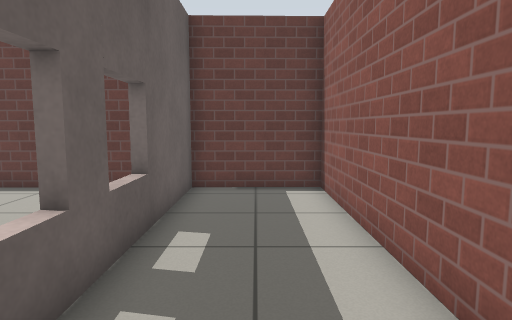
[1] (above)

20 first-person views from a walk through a world built for the Gazebo simulator. The camera is 0.94 m above the floor, tilts 6° down and sees 75° across. The floor is counted in squares, 0.5 m on a side. Each view is taken from the middle of a square. On the plan, view 1 faces up. The plan holds only what a view shows up to about 17 squares ahead; the rest is blank. The robots in the file are not drawn. Simple patterns stand in for the simulator's built-in surfaces.

[2]
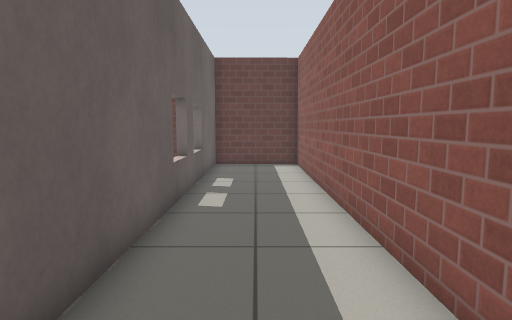

[3]
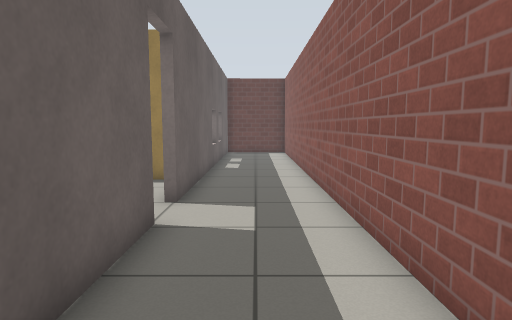

[4]
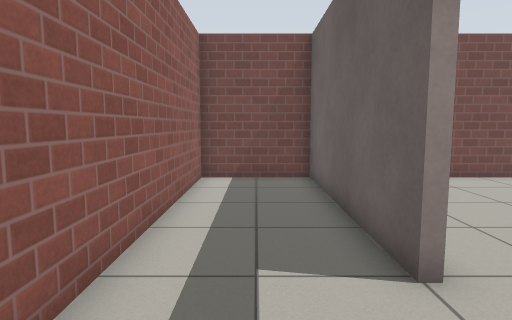

[5]
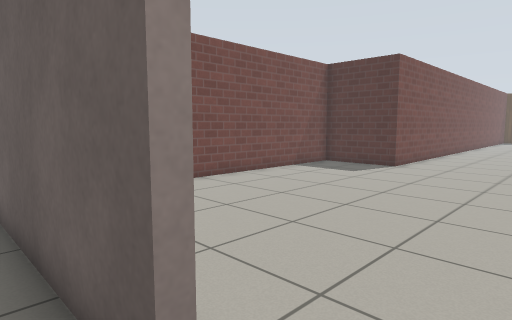

[6]
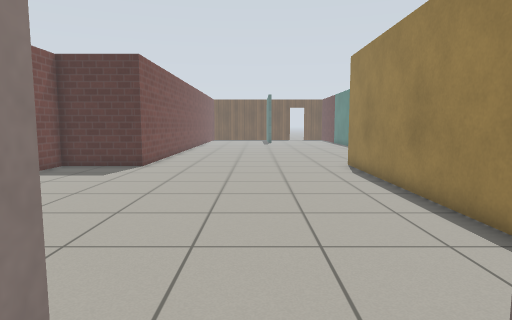

[7]
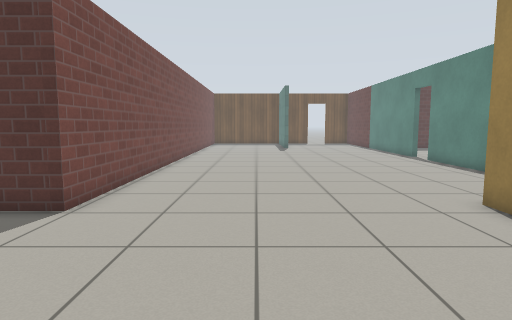

[8]
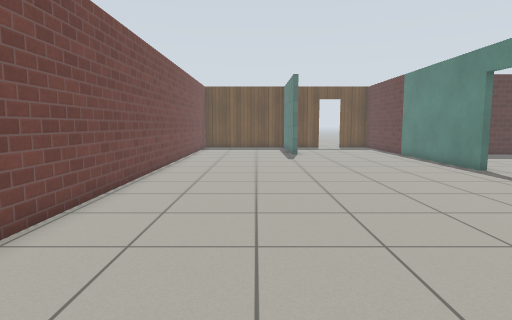

[9]
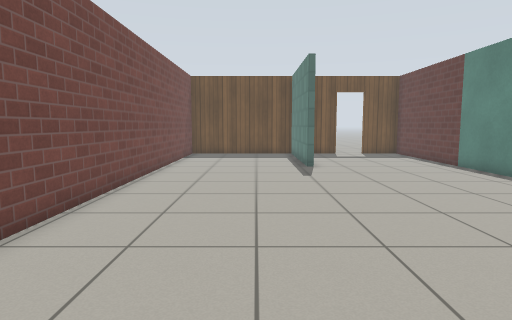

[10]
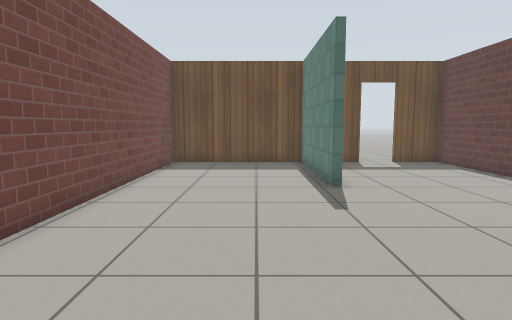

[11]
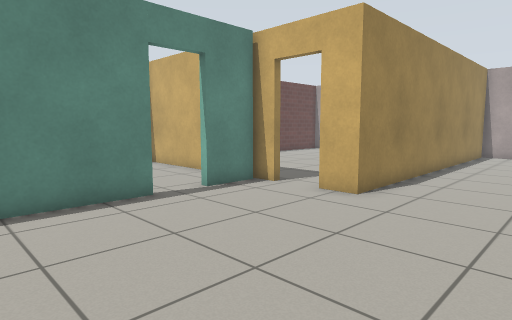

[12]
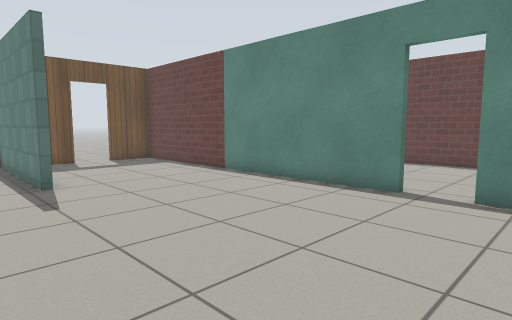

[13]
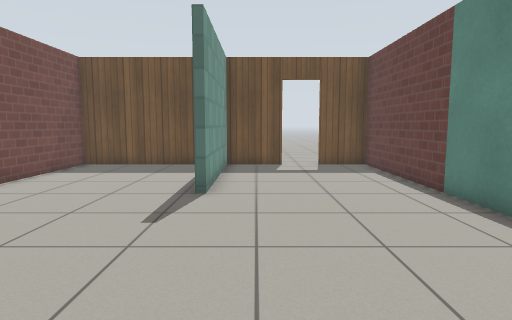

[14]
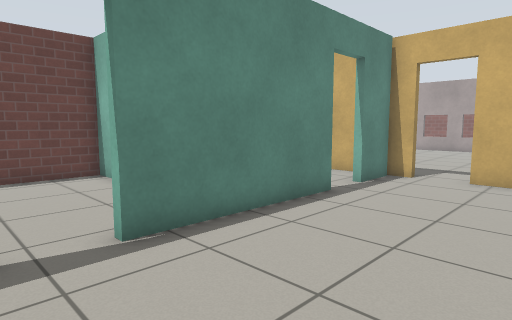

[15]
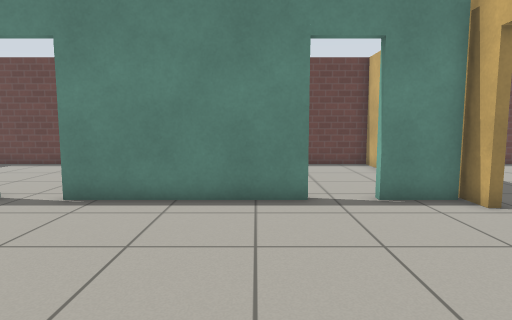

[16]
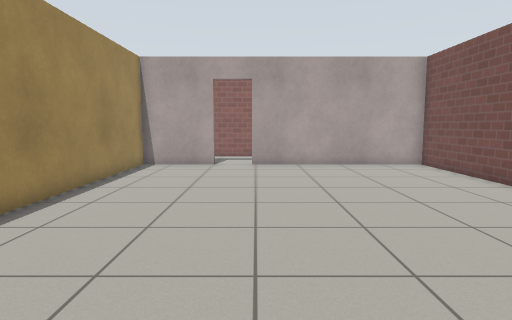

[17]
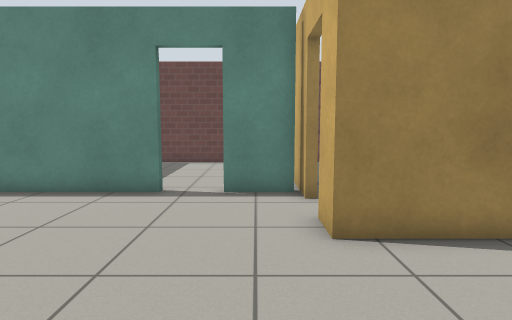

[18]
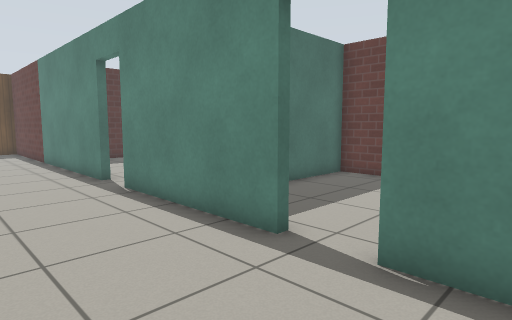

[19]
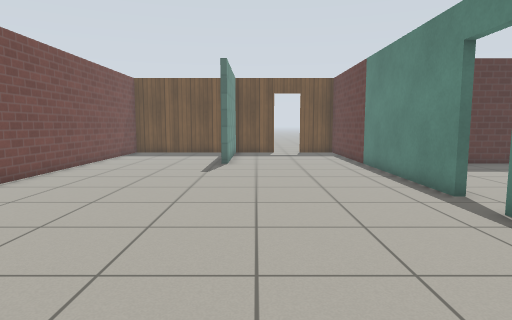

[20]
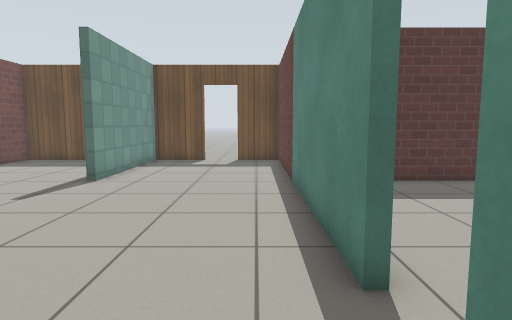

### Floor plan
Ten units are one square. View 1 is at (0, 0); x grows to the right and y downward. Boxes are objects, and circles mark ways between rooms. Rooms are numbered by the first view taken in them; rooms with no view inside come last. Other rooms are left out.
<svg viewBox="-435 -104 460 258">
<path fill="none" stroke="#000" d="M-19 68 -19 149 20 149 20 -99 -19 -99 -19 51M-207 -22 -268 -22M-169 -22 -189 -22M-286 -22 -428 -22 -428 0M-22 51 -22 16 -167 16 -167 4M-428 17 -428 44 -361 44 -361 47 -428 47 -428 112 -161 112 -161 149 -22 149 -22 68"/>
<circle cx="-20" cy="55" r="3" fill="#2a7"/>
<text x="0" y="20">1</text>
<text x="-220" y="60">2</text>
</svg>
Room 1 opens to room 2.

Where each view was taken, in squares from view 1:
view 1: 0 up, 0 right, facing up
view 2: 6 down, 0 right, facing up
view 3: 13 down, 0 right, facing up
view 4: 3 down, 0 right, facing down
view 5: 5 down, 1 left, facing down-left
view 6: 6 down, 1 left, facing left
view 7: 7 down, 9 left, facing left
view 8: 7 down, 15 left, facing left
view 9: 7 down, 21 left, facing left
view 10: 7 down, 26 left, facing left
view 11: 6 down, 25 left, facing up-right
view 12: 7 down, 25 left, facing up-left
view 13: 3 down, 27 left, facing left
view 14: 3 down, 29 left, facing up-right
view 15: 6 down, 22 left, facing up
view 16: 7 down, 18 left, facing right
view 17: 7 down, 18 left, facing up
view 18: 2 down, 17 left, facing up-left
view 19: 3 down, 20 left, facing left
view 20: 1 up, 25 left, facing left
